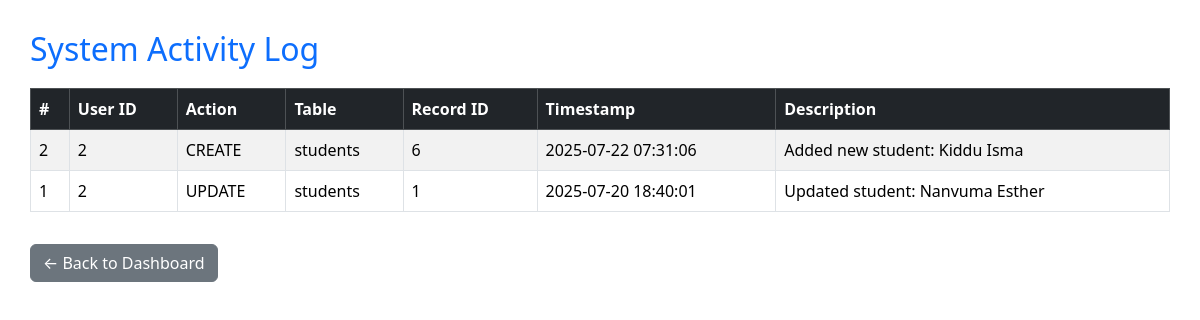
The app's page /reports/activity_log.php with its own data.
### tables this page shows
CREATE TABLE `activity_logs` (
  `log_id` int(11) NOT NULL,
  `user_id` int(11) NOT NULL,
  `action_type` varchar(50) NOT NULL,
  `table_affected` varchar(100) DEFAULT NULL,
  `record_id` int(11) DEFAULT NULL,
  `timestamp` datetime DEFAULT current_timestamp(),
  `description` text DEFAULT NULL
);

### reports/activity_log.php (the view, shortened to what this page needs)
<?php
require_once('../db.php');
$query = "SELECT * FROM activity_logs ORDER BY timestamp DESC";
$result = $conn->query($query);
?>
<!DOCTYPE html>
<html>
<head>
    <link rel="stylesheet" href="https://cdn.jsdelivr.net/npm/bootstrap@5.3.2/dist/css/bootstrap.min.css">
</head>
<body>
    <h2 class="text-primary">System Activity Log</h2>
    <?php if ($result && $result->num_rows > 0): ?>
        <div class="table-responsive">
            <table class="table table-bordered table-hover table-striped">
                <thead class="table-dark">
                    <tr>
                        <th>#</th>
                        <th>User ID</th>
                        <th>Action</th>
                        <th>Table</th>
                        <th>Record ID</th>
                        <th>Timestamp</th>
                        <th>Description</th>
                    </tr>
                </thead>
                <tbody>
                    <?php while ($log = $result->fetch_assoc()): ?>
                        <tr>
                            <td><?= $log['log_id'] ?></td>
                            <td><?= $log['user_id'] ?></td>
                            <td><?= htmlspecialchars($log['action_type']) ?></td>
                            <td><?= htmlspecialchars($log['table_affected']) ?></td>
                            <td><?= $log['record_id'] ?? '-' ?></td>
                            <td><?= date('Y-m-d H:i:s', strtotime($log['timestamp'])) ?></td>
                            <td><?= htmlspecialchars($log['description']) ?></td>
                        </tr>
                    <?php endwhile; ?>
                </tbody>
            </table>
        </div>
    <?php else: ?>
        <div class="alert alert-info">No activity logs found.</div>
    <?php endif; ?>
    <a href="admin_dashboard.php" class="btn btn-secondary mt-3">← Back to Dashboard</a>
</body>
</html>

### reports/activity_log.php (style rules this page uses)
body { padding: 30px; }
h2 { margin-bottom: 20px; }
table th, table td { vertical-align: middle; }

### records on screen
activity_logs: log_id "2", user "2", action_type "CREATE", table_affected "students", record "6", timestamp "2025-07-22 07:31:06", description "Added new student: Kiddu Isma"
activity_logs: log_id "1", user "2", action_type "UPDATE", table_affected "students", record "1", timestamp "2025-07-20 18:40:01", description "Updated student: Nanvuma Esther"
